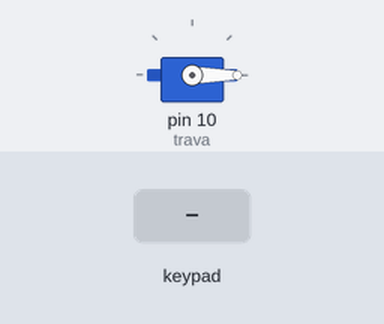
The sketch below on a simulated Arduino Uno, built with avr-gcc and run on an emulated ATmega328P. On the bench: servo. The inputs (shaded band) are chosen by the test bench.

Above: at 1.2 s.
1.3 s: keypad keys 1 2 3 4 # pressed 0.4 s apart
At 4.1 s:
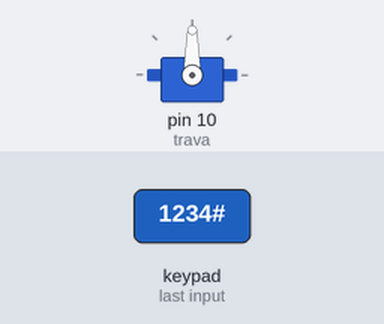
Timing chart, 0 to 5.9 s (numbered marks = the images above; inputs shaded):
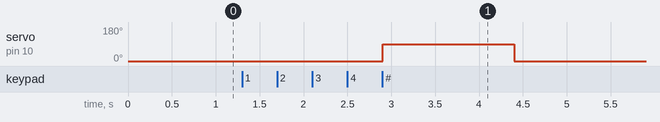

The sketch:

Projeto_102_Cofre_Digital.ino
```cpp
// Projeto 102 - Cofre Digital
// Arduino Uno | Arduino Neon Lab

#include <Keypad.h>
#include <Servo.h>
Servo trava;String digitada="";
const byte L=4,C=4;
char teclas[L][C]={{'1','2','3','A'},{'4','5','6','B'},
 {'7','8','9','C'},{'*','0','#','D'}};
byte linhas[L]={9,8,7,6},colunas[C]={5,4,3,2};
Keypad kp=Keypad(makeKeymap(teclas),linhas,colunas,L,C);
void setup(){trava.attach(10);trava.write(0);}
void loop(){
 char c=kp.getKey();if(!c)return;
 if(c=='*')digitada="";
 else if(c=='#'){
  if(digitada=="1234"){trava.write(90);delay(1500);trava.write(0);}
  digitada="";
 } else if(digitada.length()<8)digitada+=c;
}
```

Measured:
- after the input at 1.3 s, servo on pin 10 (trava): 0° → 90° after 1.6 s, → 0° 1.5 s later
